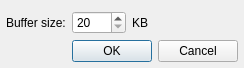
<?xml version="1.0" encoding="UTF-8"?>
<ui version="4.0">
 <class>SettingsDialog</class>
 <widget class="QDialog" name="SettingsDialog">
  <property name="geometry">
   <rect>
    <x>0</x>
    <y>0</y>
    <width>218</width>
    <height>65</height>
   </rect>
  </property>
  <property name="windowTitle">
   <string>HTTP Plugin Settings</string>
  </property>
  <layout class="QGridLayout" name="gridLayout_2">
   <property name="leftMargin">
    <number>6</number>
   </property>
   <property name="rightMargin">
    <number>6</number>
   </property>
   <property name="bottomMargin">
    <number>6</number>
   </property>
   <item row="0" column="0">
    <widget class="QLabel" name="label_17_2_2">
     <property name="text">
      <string>Buffer size:</string>
     </property>
     <property name="alignment">
      <set>Qt::AlignLeading|Qt::AlignLeft|Qt::AlignVCenter</set>
     </property>
    </widget>
   </item>
   <item row="0" column="1">
    <widget class="QSpinBox" name="bufferSizeSpinBox">
     <property name="sizePolicy">
      <sizepolicy hsizetype="Preferred" vsizetype="Fixed">
       <horstretch>0</horstretch>
       <verstretch>0</verstretch>
      </sizepolicy>
     </property>
     <property name="minimum">
      <number>20</number>
     </property>
     <property name="maximum">
      <number>1000</number>
     </property>
     <property name="singleStep">
      <number>20</number>
     </property>
    </widget>
   </item>
   <item row="0" column="2">
    <widget class="QLabel" name="label">
     <property name="sizePolicy">
      <sizepolicy hsizetype="Expanding" vsizetype="Preferred">
       <horstretch>0</horstretch>
       <verstretch>0</verstretch>
      </sizepolicy>
     </property>
     <property name="text">
      <string>KB</string>
     </property>
    </widget>
   </item>
   <item row="1" column="1" colspan="2">
    <widget class="QDialogButtonBox" name="buttonBox">
     <property name="standardButtons">
      <set>QDialogButtonBox::Cancel|QDialogButtonBox::Ok</set>
     </property>
    </widget>
   </item>
  </layout>
 </widget>
 <resources/>
 <connections>
  <connection>
   <sender>buttonBox</sender>
   <signal>rejected()</signal>
   <receiver>SettingsDialog</receiver>
   <slot>reject()</slot>
   <hints>
    <hint type="sourcelabel">
     <x>222</x>
     <y>172</y>
    </hint>
    <hint type="destinationlabel">
     <x>70</x>
     <y>90</y>
    </hint>
   </hints>
  </connection>
  <connection>
   <sender>buttonBox</sender>
   <signal>accepted()</signal>
   <receiver>SettingsDialog</receiver>
   <slot>accept()</slot>
   <hints>
    <hint type="sourcelabel">
     <x>222</x>
     <y>172</y>
    </hint>
    <hint type="destinationlabel">
     <x>61</x>
     <y>87</y>
    </hint>
   </hints>
  </connection>
 </connections>
</ui>
